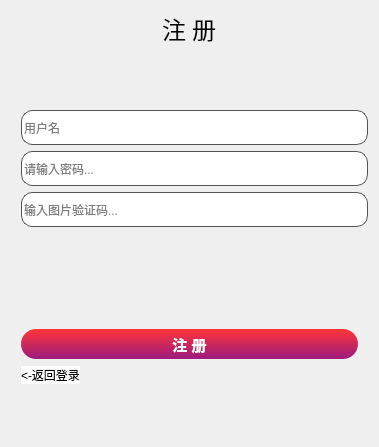
<?xml version="1.0" encoding="UTF-8"?>
<ui version="4.0">
 <class>signupframe</class>
 <widget class="QWidget" name="signupframe">
  <property name="geometry">
   <rect>
    <x>0</x>
    <y>0</y>
    <width>379</width>
    <height>447</height>
   </rect>
  </property>
  <property name="windowTitle">
   <string>Form</string>
  </property>
  <layout class="QFormLayout" name="formLayout">
   <item row="0" column="0" colspan="2">
    <layout class="QVBoxLayout" name="verticalLayout_3">
     <item>
      <layout class="QHBoxLayout" name="horizontalLayout_2">
       <item>
        <spacer name="horizontalSpacer">
         <property name="orientation">
          <enum>Qt::Horizontal</enum>
         </property>
         <property name="sizeHint" stdset="0">
          <size>
           <width>40</width>
           <height>20</height>
          </size>
         </property>
        </spacer>
       </item>
       <item>
        <widget class="QLabel" name="label">
         <property name="font">
          <font>
           <family>等线 Light</family>
          </font>
         </property>
         <property name="text">
          <string>&lt;html&gt;&lt;head/&gt;&lt;body&gt;&lt;p&gt;&lt;span style=&quot; font-size:18pt;&quot;&gt;注 册&lt;/span&gt;&lt;/p&gt;&lt;/body&gt;&lt;/html&gt;</string>
         </property>
        </widget>
       </item>
       <item>
        <spacer name="horizontalSpacer_2">
         <property name="orientation">
          <enum>Qt::Horizontal</enum>
         </property>
         <property name="sizeHint" stdset="0">
          <size>
           <width>40</width>
           <height>20</height>
          </size>
         </property>
        </spacer>
       </item>
      </layout>
     </item>
     <item>
      <spacer name="verticalSpacer">
       <property name="orientation">
        <enum>Qt::Vertical</enum>
       </property>
       <property name="sizeType">
        <enum>QSizePolicy::Fixed</enum>
       </property>
       <property name="sizeHint" stdset="0">
        <size>
         <width>20</width>
         <height>57</height>
        </size>
       </property>
      </spacer>
     </item>
     <item>
      <layout class="QVBoxLayout" name="verticalLayout_2">
       <property name="leftMargin">
        <number>10</number>
       </property>
       <property name="bottomMargin">
        <number>10</number>
       </property>
       <item>
        <widget class="QLineEdit" name="lineEdit_id">
         <property name="minimumSize">
          <size>
           <width>0</width>
           <height>35</height>
          </size>
         </property>
         <property name="styleSheet">
          <string notr="true">border-radius: 11px;
border: 1px solid #000000;
border-color: rgb(84, 84, 84)</string>
         </property>
         <property name="placeholderText">
          <string>用户名</string>
         </property>
        </widget>
       </item>
       <item>
        <widget class="QLineEdit" name="lineEdit_password">
         <property name="minimumSize">
          <size>
           <width>0</width>
           <height>35</height>
          </size>
         </property>
         <property name="styleSheet">
          <string notr="true">border-radius: 11px;
border: 1px solid #000000;
border-color: rgb(84, 84, 84)</string>
         </property>
         <property name="placeholderText">
          <string>请输入密码...</string>
         </property>
        </widget>
       </item>
       <item>
        <widget class="QLineEdit" name="lineEdit_test">
         <property name="minimumSize">
          <size>
           <width>0</width>
           <height>35</height>
          </size>
         </property>
         <property name="styleSheet">
          <string notr="true">border-radius: 11px;
border: 1px solid #000000;
border-color: rgb(84, 84, 84)</string>
         </property>
         <property name="text">
          <string/>
         </property>
         <property name="placeholderText">
          <string>输入图片验证码...</string>
         </property>
        </widget>
       </item>
      </layout>
     </item>
     <item>
      <layout class="QHBoxLayout" name="horizontalLayout_3">
       <item>
        <spacer name="horizontalSpacer_4">
         <property name="orientation">
          <enum>Qt::Horizontal</enum>
         </property>
         <property name="sizeHint" stdset="0">
          <size>
           <width>40</width>
           <height>20</height>
          </size>
         </property>
        </spacer>
       </item>
       <item>
        <widget class="mylabel" name="label_2">
         <property name="minimumSize">
          <size>
           <width>200</width>
           <height>80</height>
          </size>
         </property>
         <property name="styleSheet">
          <string notr="true"/>
         </property>
         <property name="text">
          <string/>
         </property>
        </widget>
       </item>
       <item>
        <spacer name="horizontalSpacer_7">
         <property name="orientation">
          <enum>Qt::Horizontal</enum>
         </property>
         <property name="sizeHint" stdset="0">
          <size>
           <width>40</width>
           <height>20</height>
          </size>
         </property>
        </spacer>
       </item>
      </layout>
     </item>
     <item>
      <layout class="QVBoxLayout" name="verticalLayout">
       <property name="leftMargin">
        <number>10</number>
       </property>
       <property name="rightMargin">
        <number>10</number>
       </property>
       <item>
        <widget class="QPushButton" name="pushButton">
         <property name="minimumSize">
          <size>
           <width>0</width>
           <height>30</height>
          </size>
         </property>
         <property name="styleSheet">
          <string notr="true">QPushButton{
	border-radius: 15px;
	border: 0px;
	font-size:11pt;
	font-weight:bold;
	color:rgb(255, 255, 255);
	background-color:qlineargradient(spread:pad, x1:0, y1:0, x2:0, y2:2, stop:0 rgb(255, 53, 56), stop:1 rgb(56, 0, 197));
}
QPushButton:hover {
	background-color:qlineargradient(spread:pad, x1:0, y1:0, x2:0, y2:0.5, stop:0 rgb(116, 0, 0), stop:1 rgb(184, 0, 0));
}

</string>
         </property>
         <property name="text">
          <string>注 册</string>
         </property>
        </widget>
       </item>
       <item>
        <layout class="QHBoxLayout" name="horizontalLayout">
         <item>
          <widget class="QPushButton" name="ChangePage">
           <property name="styleSheet">
            <string notr="true">QPushButton {
    border: 0;
    background-color: rgb(255, 255, 255);
}

QPushButton:hover {
    background-color: rgb(194, 194, 194);
}
</string>
           </property>
           <property name="text">
            <string>&lt;-返回登录</string>
           </property>
          </widget>
         </item>
         <item>
          <spacer name="horizontalSpacer_3">
           <property name="orientation">
            <enum>Qt::Horizontal</enum>
           </property>
           <property name="sizeHint" stdset="0">
            <size>
             <width>40</width>
             <height>20</height>
            </size>
           </property>
          </spacer>
         </item>
        </layout>
       </item>
      </layout>
     </item>
    </layout>
   </item>
  </layout>
 </widget>
 <customwidgets>
  <customwidget>
   <class>mylabel</class>
   <extends>QLabel</extends>
   <header>mylabel.h</header>
  </customwidget>
 </customwidgets>
 <resources/>
 <connections/>
</ui>
